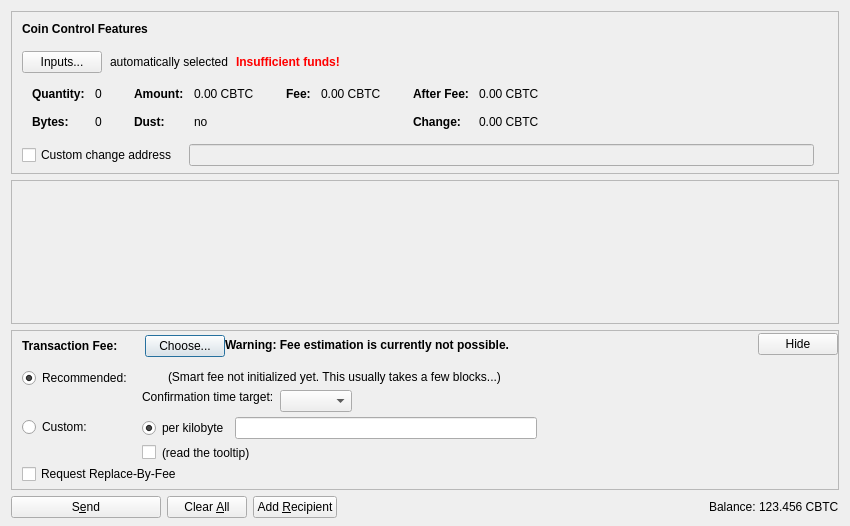
<?xml version="1.0" encoding="UTF-8"?>
<ui version="4.0">
 <class>SendCoinsDialog</class>
 <widget class="QDialog" name="SendCoinsDialog">
  <property name="geometry">
   <rect>
    <x>0</x>
    <y>0</y>
    <width>850</width>
    <height>526</height>
   </rect>
  </property>
  <property name="windowTitle">
   <string>Send Coins</string>
  </property>
  <layout class="QVBoxLayout" name="verticalLayout" stretch="0,1,0,0">
   <property name="bottomMargin">
    <number>8</number>
   </property>
   <item>
    <widget class="QFrame" name="frameCoinControl">
     <property name="sizePolicy">
      <sizepolicy hsizetype="Expanding" vsizetype="Expanding">
       <horstretch>0</horstretch>
       <verstretch>0</verstretch>
      </sizepolicy>
     </property>
     <property name="maximumSize">
      <size>
       <width>16777215</width>
       <height>16777215</height>
      </size>
     </property>
     <property name="frameShape">
      <enum>QFrame::StyledPanel</enum>
     </property>
     <property name="frameShadow">
      <enum>QFrame::Sunken</enum>
     </property>
     <layout class="QVBoxLayout" name="verticalLayoutCoinControl2">
      <property name="spacing">
       <number>0</number>
      </property>
      <property name="leftMargin">
       <number>0</number>
      </property>
      <property name="topMargin">
       <number>0</number>
      </property>
      <property name="rightMargin">
       <number>0</number>
      </property>
      <property name="bottomMargin">
       <number>6</number>
      </property>
      <item>
       <layout class="QVBoxLayout" name="verticalLayoutCoinControl" stretch="0,0,0,0,1">
        <property name="spacing">
         <number>0</number>
        </property>
        <property name="leftMargin">
         <number>10</number>
        </property>
        <property name="topMargin">
         <number>10</number>
        </property>
        <item>
         <layout class="QHBoxLayout" name="horizontalLayoutCoinControl1">
          <property name="bottomMargin">
           <number>15</number>
          </property>
          <item>
           <widget class="QLabel" name="labelCoinControlFeatures">
            <property name="sizePolicy">
             <sizepolicy hsizetype="Preferred" vsizetype="Maximum">
              <horstretch>0</horstretch>
              <verstretch>0</verstretch>
             </sizepolicy>
            </property>
            <property name="font">
             <font>
              <weight>75</weight>
              <bold>true</bold>
             </font>
            </property>
            <property name="styleSheet">
             <string notr="true">font-weight:bold;</string>
            </property>
            <property name="text">
             <string>Coin Control Features</string>
            </property>
           </widget>
          </item>
         </layout>
        </item>
        <item>
         <layout class="QHBoxLayout" name="horizontalLayoutCoinControl2" stretch="0,0,0,0">
          <property name="spacing">
           <number>8</number>
          </property>
          <property name="bottomMargin">
           <number>10</number>
          </property>
          <item>
           <widget class="QPushButton" name="pushButtonCoinControl">
            <property name="styleSheet">
             <string notr="true"/>
            </property>
            <property name="text">
             <string>Inputs...</string>
            </property>
            <property name="autoDefault">
             <bool>false</bool>
            </property>
           </widget>
          </item>
          <item>
           <widget class="QLabel" name="labelCoinControlAutomaticallySelected">
            <property name="text">
             <string>automatically selected</string>
            </property>
            <property name="margin">
             <number>5</number>
            </property>
           </widget>
          </item>
          <item>
           <widget class="QLabel" name="labelCoinControlInsuffFunds">
            <property name="font">
             <font>
              <weight>75</weight>
              <bold>true</bold>
             </font>
            </property>
            <property name="styleSheet">
             <string notr="true">color:red;font-weight:bold;</string>
            </property>
            <property name="text">
             <string>Insufficient funds!</string>
            </property>
            <property name="margin">
             <number>5</number>
            </property>
           </widget>
          </item>
          <item>
           <spacer name="horizontalSpacerCoinControl">
            <property name="orientation">
             <enum>Qt::Horizontal</enum>
            </property>
            <property name="sizeHint" stdset="0">
             <size>
              <width>40</width>
              <height>1</height>
             </size>
            </property>
           </spacer>
          </item>
         </layout>
        </item>
        <item>
         <widget class="QWidget" name="widgetCoinControl" native="true">
          <property name="sizePolicy">
           <sizepolicy hsizetype="Preferred" vsizetype="Preferred">
            <horstretch>0</horstretch>
            <verstretch>0</verstretch>
           </sizepolicy>
          </property>
          <property name="minimumSize">
           <size>
            <width>0</width>
            <height>0</height>
           </size>
          </property>
          <property name="styleSheet">
           <string notr="true"/>
          </property>
          <layout class="QHBoxLayout" name="horizontalLayoutCoinControl5">
           <property name="leftMargin">
            <number>0</number>
           </property>
           <property name="topMargin">
            <number>0</number>
           </property>
           <property name="rightMargin">
            <number>0</number>
           </property>
           <property name="bottomMargin">
            <number>0</number>
           </property>
           <item>
            <layout class="QHBoxLayout" name="horizontalLayoutCoinControl3" stretch="0,0,0,1">
             <property name="spacing">
              <number>20</number>
             </property>
             <property name="topMargin">
              <number>0</number>
             </property>
             <property name="bottomMargin">
              <number>10</number>
             </property>
             <item>
              <layout class="QFormLayout" name="formLayoutCoinControl1">
               <property name="horizontalSpacing">
                <number>10</number>
               </property>
               <property name="verticalSpacing">
                <number>14</number>
               </property>
               <property name="leftMargin">
                <number>10</number>
               </property>
               <property name="topMargin">
                <number>4</number>
               </property>
               <property name="rightMargin">
                <number>6</number>
               </property>
               <item row="0" column="0">
                <widget class="QLabel" name="labelCoinControlQuantityText">
                 <property name="font">
                  <font>
                   <weight>75</weight>
                   <bold>true</bold>
                  </font>
                 </property>
                 <property name="text">
                  <string>Quantity:</string>
                 </property>
                 <property name="margin">
                  <number>0</number>
                 </property>
                </widget>
               </item>
               <item row="0" column="1">
                <widget class="QLabel" name="labelCoinControlQuantity">
                 <property name="cursor">
                  <cursorShape>IBeamCursor</cursorShape>
                 </property>
                 <property name="contextMenuPolicy">
                  <enum>Qt::ActionsContextMenu</enum>
                 </property>
                 <property name="text">
                  <string notr="true">0</string>
                 </property>
                 <property name="margin">
                  <number>0</number>
                 </property>
                 <property name="textInteractionFlags">
                  <set>Qt::LinksAccessibleByMouse|Qt::TextSelectableByKeyboard|Qt::TextSelectableByMouse</set>
                 </property>
                </widget>
               </item>
               <item row="1" column="0">
                <widget class="QLabel" name="labelCoinControlBytesText">
                 <property name="font">
                  <font>
                   <weight>75</weight>
                   <bold>true</bold>
                  </font>
                 </property>
                 <property name="text">
                  <string>Bytes:</string>
                 </property>
                </widget>
               </item>
               <item row="1" column="1">
                <widget class="QLabel" name="labelCoinControlBytes">
                 <property name="cursor">
                  <cursorShape>IBeamCursor</cursorShape>
                 </property>
                 <property name="contextMenuPolicy">
                  <enum>Qt::ActionsContextMenu</enum>
                 </property>
                 <property name="text">
                  <string notr="true">0</string>
                 </property>
                 <property name="textInteractionFlags">
                  <set>Qt::LinksAccessibleByMouse|Qt::TextSelectableByKeyboard|Qt::TextSelectableByMouse</set>
                 </property>
                </widget>
               </item>
              </layout>
             </item>
             <item>
              <layout class="QFormLayout" name="formLayoutCoinControl2">
               <property name="horizontalSpacing">
                <number>10</number>
               </property>
               <property name="verticalSpacing">
                <number>14</number>
               </property>
               <property name="leftMargin">
                <number>6</number>
               </property>
               <property name="topMargin">
                <number>4</number>
               </property>
               <property name="rightMargin">
                <number>6</number>
               </property>
               <item row="0" column="0">
                <widget class="QLabel" name="labelCoinControlAmountText">
                 <property name="font">
                  <font>
                   <weight>75</weight>
                   <bold>true</bold>
                  </font>
                 </property>
                 <property name="text">
                  <string>Amount:</string>
                 </property>
                 <property name="margin">
                  <number>0</number>
                 </property>
                </widget>
               </item>
               <item row="0" column="1">
                <widget class="QLabel" name="labelCoinControlAmount">
                 <property name="cursor">
                  <cursorShape>IBeamCursor</cursorShape>
                 </property>
                 <property name="contextMenuPolicy">
                  <enum>Qt::ActionsContextMenu</enum>
                 </property>
                 <property name="text">
                  <string notr="true">0.00 CBTC</string>
                 </property>
                 <property name="textInteractionFlags">
                  <set>Qt::LinksAccessibleByMouse|Qt::TextSelectableByKeyboard|Qt::TextSelectableByMouse</set>
                 </property>
                </widget>
               </item>
               <item row="1" column="0">
                <widget class="QLabel" name="labelCoinControlLowOutputText">
                 <property name="font">
                  <font>
                   <weight>75</weight>
                   <bold>true</bold>
                  </font>
                 </property>
                 <property name="text">
                  <string>Dust:</string>
                 </property>
                </widget>
               </item>
               <item row="1" column="1">
                <widget class="QLabel" name="labelCoinControlLowOutput">
                 <property name="cursor">
                  <cursorShape>IBeamCursor</cursorShape>
                 </property>
                 <property name="contextMenuPolicy">
                  <enum>Qt::ActionsContextMenu</enum>
                 </property>
                 <property name="text">
                  <string notr="true">no</string>
                 </property>
                 <property name="textInteractionFlags">
                  <set>Qt::LinksAccessibleByMouse|Qt::TextSelectableByKeyboard|Qt::TextSelectableByMouse</set>
                 </property>
                </widget>
               </item>
              </layout>
             </item>
             <item>
              <layout class="QFormLayout" name="formLayoutCoinControl3">
               <property name="horizontalSpacing">
                <number>10</number>
               </property>
               <property name="verticalSpacing">
                <number>14</number>
               </property>
               <property name="leftMargin">
                <number>6</number>
               </property>
               <property name="topMargin">
                <number>4</number>
               </property>
               <property name="rightMargin">
                <number>6</number>
               </property>
               <item row="0" column="0">
                <widget class="QLabel" name="labelCoinControlFeeText">
                 <property name="font">
                  <font>
                   <weight>75</weight>
                   <bold>true</bold>
                  </font>
                 </property>
                 <property name="text">
                  <string>Fee:</string>
                 </property>
                 <property name="margin">
                  <number>0</number>
                 </property>
                </widget>
               </item>
               <item row="0" column="1">
                <widget class="QLabel" name="labelCoinControlFee">
                 <property name="cursor">
                  <cursorShape>IBeamCursor</cursorShape>
                 </property>
                 <property name="contextMenuPolicy">
                  <enum>Qt::ActionsContextMenu</enum>
                 </property>
                 <property name="text">
                  <string notr="true">0.00 CBTC</string>
                 </property>
                 <property name="textInteractionFlags">
                  <set>Qt::LinksAccessibleByMouse|Qt::TextSelectableByKeyboard|Qt::TextSelectableByMouse</set>
                 </property>
                </widget>
               </item>
              </layout>
             </item>
             <item>
              <layout class="QFormLayout" name="formLayoutCoinControl4">
               <property name="horizontalSpacing">
                <number>10</number>
               </property>
               <property name="verticalSpacing">
                <number>14</number>
               </property>
               <property name="leftMargin">
                <number>6</number>
               </property>
               <property name="topMargin">
                <number>4</number>
               </property>
               <property name="rightMargin">
                <number>6</number>
               </property>
               <item row="0" column="0">
                <widget class="QLabel" name="labelCoinControlAfterFeeText">
                 <property name="font">
                  <font>
                   <weight>75</weight>
                   <bold>true</bold>
                  </font>
                 </property>
                 <property name="text">
                  <string>After Fee:</string>
                 </property>
                 <property name="margin">
                  <number>0</number>
                 </property>
                </widget>
               </item>
               <item row="0" column="1">
                <widget class="QLabel" name="labelCoinControlAfterFee">
                 <property name="cursor">
                  <cursorShape>IBeamCursor</cursorShape>
                 </property>
                 <property name="contextMenuPolicy">
                  <enum>Qt::ActionsContextMenu</enum>
                 </property>
                 <property name="text">
                  <string notr="true">0.00 CBTC</string>
                 </property>
                 <property name="textInteractionFlags">
                  <set>Qt::LinksAccessibleByMouse|Qt::TextSelectableByKeyboard|Qt::TextSelectableByMouse</set>
                 </property>
                </widget>
               </item>
               <item row="1" column="0">
                <widget class="QLabel" name="labelCoinControlChangeText">
                 <property name="font">
                  <font>
                   <weight>75</weight>
                   <bold>true</bold>
                  </font>
                 </property>
                 <property name="text">
                  <string>Change:</string>
                 </property>
                </widget>
               </item>
               <item row="1" column="1">
                <widget class="QLabel" name="labelCoinControlChange">
                 <property name="cursor">
                  <cursorShape>IBeamCursor</cursorShape>
                 </property>
                 <property name="contextMenuPolicy">
                  <enum>Qt::ActionsContextMenu</enum>
                 </property>
                 <property name="text">
                  <string notr="true">0.00 CBTC</string>
                 </property>
                 <property name="textInteractionFlags">
                  <set>Qt::LinksAccessibleByMouse|Qt::TextSelectableByKeyboard|Qt::TextSelectableByMouse</set>
                 </property>
                </widget>
               </item>
              </layout>
             </item>
            </layout>
           </item>
          </layout>
         </widget>
        </item>
        <item>
         <layout class="QHBoxLayout" name="horizontalLayoutCoinControl4" stretch="0,0,0">
          <property name="spacing">
           <number>12</number>
          </property>
          <property name="sizeConstraint">
           <enum>QLayout::SetDefaultConstraint</enum>
          </property>
          <property name="topMargin">
           <number>5</number>
          </property>
          <property name="rightMargin">
           <number>5</number>
          </property>
          <item>
           <widget class="QCheckBox" name="checkBoxCoinControlChange">
            <property name="toolTip">
             <string>If this is activated, but the change address is empty or invalid, change will be sent to a newly generated address.</string>
            </property>
            <property name="text">
             <string>Custom change address</string>
            </property>
           </widget>
          </item>
          <item>
           <widget class="QValidatedLineEdit" name="lineEditCoinControlChange">
            <property name="enabled">
             <bool>false</bool>
            </property>
            <property name="sizePolicy">
             <sizepolicy hsizetype="Expanding" vsizetype="Fixed">
              <horstretch>0</horstretch>
              <verstretch>0</verstretch>
             </sizepolicy>
            </property>
           </widget>
          </item>
          <item>
           <widget class="QLabel" name="labelCoinControlChangeLabel">
            <property name="sizePolicy">
             <sizepolicy hsizetype="Preferred" vsizetype="Expanding">
              <horstretch>0</horstretch>
              <verstretch>0</verstretch>
             </sizepolicy>
            </property>
            <property name="minimumSize">
             <size>
              <width>0</width>
              <height>0</height>
             </size>
            </property>
            <property name="text">
             <string/>
            </property>
            <property name="margin">
             <number>3</number>
            </property>
           </widget>
          </item>
         </layout>
        </item>
        <item>
         <spacer name="verticalSpacerCoinControl">
          <property name="orientation">
           <enum>Qt::Vertical</enum>
          </property>
          <property name="sizeHint" stdset="0">
           <size>
            <width>800</width>
            <height>1</height>
           </size>
          </property>
         </spacer>
        </item>
       </layout>
      </item>
     </layout>
    </widget>
   </item>
   <item>
    <widget class="QScrollArea" name="scrollArea">
     <property name="widgetResizable">
      <bool>true</bool>
     </property>
     <widget class="QWidget" name="scrollAreaWidgetContents">
      <property name="geometry">
       <rect>
        <x>0</x>
        <y>0</y>
        <width>830</width>
        <height>104</height>
       </rect>
      </property>
      <layout class="QVBoxLayout" name="verticalLayout_2" stretch="0,1">
       <property name="leftMargin">
        <number>0</number>
       </property>
       <property name="topMargin">
        <number>0</number>
       </property>
       <property name="rightMargin">
        <number>0</number>
       </property>
       <property name="bottomMargin">
        <number>0</number>
       </property>
       <item>
        <layout class="QVBoxLayout" name="entries">
         <property name="spacing">
          <number>6</number>
         </property>
        </layout>
       </item>
       <item>
        <spacer name="verticalSpacer">
         <property name="orientation">
          <enum>Qt::Vertical</enum>
         </property>
         <property name="sizeHint" stdset="0">
          <size>
           <width>20</width>
           <height>40</height>
          </size>
         </property>
        </spacer>
       </item>
      </layout>
     </widget>
    </widget>
   </item>
   <item>
    <widget class="QFrame" name="frameFee">
     <property name="sizePolicy">
      <sizepolicy hsizetype="Expanding" vsizetype="Expanding">
       <horstretch>0</horstretch>
       <verstretch>0</verstretch>
      </sizepolicy>
     </property>
     <property name="maximumSize">
      <size>
       <width>16777215</width>
       <height>16777215</height>
      </size>
     </property>
     <property name="frameShape">
      <enum>QFrame::StyledPanel</enum>
     </property>
     <property name="frameShadow">
      <enum>QFrame::Sunken</enum>
     </property>
     <layout class="QVBoxLayout" name="verticalLayoutFee1">
      <property name="spacing">
       <number>0</number>
      </property>
      <property name="leftMargin">
       <number>0</number>
      </property>
      <property name="topMargin">
       <number>0</number>
      </property>
      <property name="rightMargin">
       <number>0</number>
      </property>
      <property name="bottomMargin">
       <number>0</number>
      </property>
      <item>
       <layout class="QVBoxLayout" name="verticalLayoutFee2" stretch="0,0,0">
        <property name="spacing">
         <number>0</number>
        </property>
        <property name="leftMargin">
         <number>10</number>
        </property>
        <property name="topMargin">
         <number>0</number>
        </property>
        <item>
         <layout class="QHBoxLayout" name="horizontalLayoutFee1">
          <property name="bottomMargin">
           <number>0</number>
          </property>
          <item>
           <layout class="QVBoxLayout" name="verticalLayoutFee7">
            <property name="spacing">
             <number>0</number>
            </property>
            <item>
             <spacer name="verticalSpacerSmartFee">
              <property name="orientation">
               <enum>Qt::Vertical</enum>
              </property>
              <property name="sizeType">
               <enum>QSizePolicy::Fixed</enum>
              </property>
              <property name="sizeHint" stdset="0">
               <size>
                <width>1</width>
                <height>4</height>
               </size>
              </property>
             </spacer>
            </item>
            <item>
             <layout class="QHBoxLayout" name="horizontalLayoutSmartFee">
              <property name="spacing">
               <number>10</number>
              </property>
              <item>
               <widget class="QLabel" name="labelFeeHeadline">
                <property name="sizePolicy">
                 <sizepolicy hsizetype="Preferred" vsizetype="Maximum">
                  <horstretch>0</horstretch>
                  <verstretch>0</verstretch>
                 </sizepolicy>
                </property>
                <property name="font">
                 <font>
                  <weight>75</weight>
                  <bold>true</bold>
                 </font>
                </property>
                <property name="styleSheet">
                 <string notr="true">font-weight:bold;</string>
                </property>
                <property name="text">
                 <string>Transaction Fee:</string>
                </property>
               </widget>
              </item>
              <item>
               <widget class="QLabel" name="labelFeeMinimized">
                <property name="text">
                 <string/>
                </property>
               </widget>
              </item>
              <item>
               <widget class="QPushButton" name="buttonChooseFee">
                <property name="text">
                 <string>Choose...</string>
                </property>
               </widget>
              </item>
             </layout>
            </item>
            <item>
             <spacer name="verticalSpacer_5">
              <property name="orientation">
               <enum>Qt::Vertical</enum>
              </property>
              <property name="sizeHint" stdset="0">
               <size>
                <width>1</width>
                <height>1</height>
               </size>
              </property>
             </spacer>
            </item>
           </layout>
          </item>
          <item>
           <widget class="QLabel" name="fallbackFeeWarningLabel">
            <property name="toolTip">
             <string>Using the fallbackfee can result in sending a transaction that will take several hours or days (or never) to confirm. Consider choosing your fee manually or wait until you have validated the complete chain.</string>
            </property>
            <property name="font">
            <font>
                <weight>75</weight>
                <bold>true</bold>
            </font>
            </property>
            <property name="text">
             <string>Warning: Fee estimation is currently not possible.</string>
            </property>
            <property name="wordWrap">
             <bool>false</bool>
            </property>
           </widget>
          </item>
          <item>
           <spacer name="horizontalSpacer_4">
            <property name="orientation">
             <enum>Qt::Horizontal</enum>
            </property>
            <property name="sizeType">
             <enum>QSizePolicy::MinimumExpanding</enum>
            </property>
            <property name="sizeHint" stdset="0">
             <size>
              <width>40</width>
              <height>20</height>
             </size>
            </property>
           </spacer>
          </item>
          <item>
           <widget class="QPushButton" name="buttonMinimizeFee">
            <property name="toolTip">
             <string>collapse fee-settings</string>
            </property>
            <property name="text">
             <string>Hide</string>
            </property>
           </widget>
          </item>
         </layout>
        </item>
        <item>
         <widget class="QFrame" name="frameFeeSelection">
          <layout class="QVBoxLayout" name="verticalLayoutFee12">
           <property name="spacing">
            <number>0</number>
           </property>
           <property name="leftMargin">
            <number>0</number>
           </property>
           <property name="topMargin">
            <number>0</number>
           </property>
           <property name="rightMargin">
            <number>0</number>
           </property>
           <property name="bottomMargin">
            <number>0</number>
           </property>
           <item>
            <layout class="QGridLayout" name="gridLayoutFee">
             <property name="topMargin">
              <number>10</number>
             </property>
             <property name="bottomMargin">
              <number>4</number>
             </property>
             <property name="horizontalSpacing">
              <number>10</number>
             </property>
             <property name="verticalSpacing">
              <number>4</number>
             </property>
             <item row="1" column="1">
              <layout class="QVBoxLayout" name="verticalLayoutFee8">
               <property name="spacing">
                <number>6</number>
               </property>
               <item>
                <layout class="QHBoxLayout" name="horizontalLayoutFee13">
                 <item>
                  <widget class="QRadioButton" name="radioCustomPerKilobyte">
                   <property name="toolTip">
                    <string>If the custom fee is set to 1000 satoshis and the transaction is only 250 bytes, then &quot;per kilobyte&quot; only pays 250 satoshis in fee, while &quot;total at least&quot; pays 1000 satoshis. For transactions bigger than a kilobyte both pay by kilobyte.</string>
                   </property>
                   <property name="text">
                    <string>per kilobyte</string>
                   </property>
                   <property name="checked">
                    <bool>true</bool>
                   </property>
                   <attribute name="buttonGroup">
                    <string notr="true">groupCustomFee</string>
                   </attribute>
                  </widget>
                 </item>
                 <item>
                  <widget class="BitcoinAmountField" name="customFee"/>
                 </item>
                 <item>
                  <spacer name="horizontalSpacer_6">
                   <property name="orientation">
                    <enum>Qt::Horizontal</enum>
                   </property>
                   <property name="sizeHint" stdset="0">
                    <size>
                     <width>1</width>
                     <height>1</height>
                    </size>
                   </property>
                  </spacer>
                 </item>
                </layout>
               </item>
               <item>
                <layout class="QHBoxLayout" name="horizontalLayoutFee8">
                 <item>
                  <widget class="QCheckBox" name="checkBoxMinimumFee">
                   <property name="toolTip">
                    <string>Paying only the minimum fee is just fine as long as there is less transaction volume than space in the blocks. But be aware that this can end up in a never confirming transaction once there is more demand for bitcoin transactions than the network can process.</string>
                   </property>
                   <property name="text">
                    <string/>
                   </property>
                  </widget>
                 </item>
                 <item>
                  <widget class="QLabel" name="labelMinFeeWarning">
                   <property name="enabled">
                    <bool>true</bool>
                   </property>
                   <property name="toolTip">
                    <string>Paying only the minimum fee is just fine as long as there is less transaction volume than space in the blocks. But be aware that this can end up in a never confirming transaction once there is more demand for bitcoin transactions than the network can process.</string>
                   </property>
                   <property name="text">
                    <string>(read the tooltip)</string>
                   </property>
                   <property name="margin">
                    <number>5</number>
                   </property>
                  </widget>
                 </item>
                 <item>
                  <spacer name="horizontalSpacer_2">
                   <property name="orientation">
                    <enum>Qt::Horizontal</enum>
                   </property>
                   <property name="sizeHint" stdset="0">
                    <size>
                     <width>1</width>
                     <height>1</height>
                    </size>
                   </property>
                  </spacer>
                 </item>
                </layout>
               </item>
              </layout>
             </item>
             <item row="0" column="0">
              <layout class="QVBoxLayout" name="verticalLayoutFee4" stretch="0,1">
               <item>
                <widget class="QRadioButton" name="radioSmartFee">
                 <property name="text">
                  <string>Recommended:</string>
                 </property>
                 <property name="checked">
                  <bool>true</bool>
                 </property>
                 <attribute name="buttonGroup">
                  <string notr="true">groupFee</string>
                 </attribute>
                </widget>
               </item>
               <item>
                <spacer name="verticalSpacer_2">
                 <property name="orientation">
                  <enum>Qt::Vertical</enum>
                 </property>
                 <property name="sizeHint" stdset="0">
                  <size>
                   <width>1</width>
                   <height>1</height>
                  </size>
                 </property>
                </spacer>
               </item>
              </layout>
             </item>
             <item row="1" column="0">
              <layout class="QVBoxLayout" name="verticalLayoutFee9" stretch="0,1">
               <item>
                <widget class="QRadioButton" name="radioCustomFee">
                 <property name="text">
                  <string>Custom:</string>
                 </property>
                 <attribute name="buttonGroup">
                  <string notr="true">groupFee</string>
                 </attribute>
                </widget>
               </item>
               <item>
                <spacer name="verticalSpacer_6">
                 <property name="orientation">
                  <enum>Qt::Vertical</enum>
                 </property>
                 <property name="sizeHint" stdset="0">
                  <size>
                   <width>1</width>
                   <height>1</height>
                  </size>
                 </property>
                </spacer>
               </item>
              </layout>
             </item>
             <item row="0" column="1">
              <layout class="QVBoxLayout" name="verticalLayoutFee3" stretch="0,0,1">
               <property name="spacing">
                <number>6</number>
               </property>
               <property name="topMargin">
                <number>2</number>
               </property>
               <item>
                <layout class="QHBoxLayout" name="horizontalLayoutFee12">
                 <item>
                  <widget class="QLabel" name="labelSmartFee">
                   <property name="text">
                    <string/>
                   </property>
                   <property name="margin">
                    <number>2</number>
                   </property>
                  </widget>
                 </item>
                 <item>
                  <widget class="QLabel" name="labelFeeEstimation">
                   <property name="text">
                    <string/>
                   </property>
                  </widget>
                 </item>
                 <item>
                  <widget class="QLabel" name="labelSmartFee2">
                   <property name="text">
                    <string>(Smart fee not initialized yet. This usually takes a few blocks...)</string>
                   </property>
                   <property name="margin">
                    <number>2</number>
                   </property>
                  </widget>
                 </item>
                 <item>
                  <spacer name="horizontalSpacer_5">
                   <property name="orientation">
                    <enum>Qt::Horizontal</enum>
                   </property>
                   <property name="sizeHint" stdset="0">
                    <size>
                     <width>1</width>
                     <height>1</height>
                    </size>
                   </property>
                  </spacer>
                 </item>
                </layout>
               </item>
               <item>
                <layout class="QHBoxLayout" name="horizontalLayoutFee9">
                 <item>
                  <layout class="QVBoxLayout" name="verticalLayoutFee6">
                   <item>
                    <widget class="QLabel" name="labelSmartFee3">
                     <property name="text">
                      <string>Confirmation time target:</string>
                     </property>
                     <property name="margin">
                      <number>2</number>
                     </property>
                    </widget>
                   </item>
                   <item>
                    <spacer name="verticalSpacer_3">
                     <property name="orientation">
                      <enum>Qt::Vertical</enum>
                     </property>
                     <property name="sizeHint" stdset="0">
                      <size>
                       <width>1</width>
                       <height>1</height>
                      </size>
                     </property>
                    </spacer>
                   </item>
                  </layout>
                 </item>
                 <item>
                  <layout class="QVBoxLayout" name="verticalLayoutFee5">
                   <property name="rightMargin">
                    <number>30</number>
                   </property>
                   <item>
                    <layout class="QHBoxLayout" name="horizontalLayoutConfTarget">
                     <property name="bottomMargin">
                      <number>0</number>
                     </property>
                     <item>
                      <widget class="QComboBox" name="confTargetSelector"/>
                     </item>
                     <item>
                      <spacer name="horizontalSpacerConfTarget">
                       <property name="orientation">
                        <enum>Qt::Horizontal</enum>
                       </property>
                       <property name="sizeHint" stdset="0">
                        <size>
                         <width>40</width>
                         <height>20</height>
                        </size>
                       </property>
                      </spacer>
                     </item>
                    </layout>
                   </item>
                  </layout>
                 </item>
                </layout>
               </item>
               <item>
                <spacer name="verticalSpacer_4">
                 <property name="orientation">
                  <enum>Qt::Vertical</enum>
                 </property>
                 <property name="sizeHint" stdset="0">
                  <size>
                   <width>1</width>
                   <height>1</height>
                  </size>
                 </property>
                </spacer>
               </item>
              </layout>
             </item>
            </layout>
           </item>
           <item>
            <widget class="QCheckBox" name="optInRBF">
             <property name="text">
              <string>Request Replace-By-Fee</string>
             </property>
             <property name="toolTip">
              <string>Indicates that the sender may wish to replace this transaction with a new one paying higher fees (prior to being confirmed).</string>
             </property>
            </widget>
           </item>
          </layout>
         </widget>
        </item>
        <item>
         <spacer name="verticalSpacerFee">
          <property name="orientation">
           <enum>Qt::Vertical</enum>
          </property>
          <property name="sizeHint" stdset="0">
           <size>
            <width>40</width>
            <height>5</height>
           </size>
          </property>
         </spacer>
        </item>
       </layout>
      </item>
     </layout>
    </widget>
   </item>
   <item>
    <layout class="QHBoxLayout" name="horizontalLayout">
     <item>
      <widget class="QPushButton" name="sendButton">
       <property name="minimumSize">
        <size>
         <width>150</width>
         <height>0</height>
        </size>
       </property>
       <property name="toolTip">
        <string>Confirm the send action</string>
       </property>
       <property name="text">
        <string>S&amp;end</string>
       </property>
       <property name="icon">
        <iconset resource="../bitcoin.qrc">
         <normaloff>:/icons/send</normaloff>:/icons/send</iconset>
       </property>
       <property name="autoDefault">
        <bool>false</bool>
       </property>
       <property name="default">
        <bool>false</bool>
       </property>
      </widget>
     </item>
     <item>
      <widget class="QPushButton" name="clearButton">
       <property name="sizePolicy">
        <sizepolicy hsizetype="Minimum" vsizetype="Fixed">
         <horstretch>0</horstretch>
         <verstretch>0</verstretch>
        </sizepolicy>
       </property>
       <property name="toolTip">
        <string>Clear all fields of the form.</string>
       </property>
       <property name="text">
        <string>Clear &amp;All</string>
       </property>
       <property name="icon">
        <iconset resource="../bitcoin.qrc">
         <normaloff>:/icons/remove</normaloff>:/icons/remove</iconset>
       </property>
       <property name="autoDefault">
        <bool>false</bool>
       </property>
      </widget>
     </item>
     <item>
      <widget class="QPushButton" name="addButton">
       <property name="toolTip">
        <string>Send to multiple recipients at once</string>
       </property>
       <property name="text">
        <string>Add &amp;Recipient</string>
       </property>
       <property name="icon">
        <iconset resource="../bitcoin.qrc">
         <normaloff>:/icons/add</normaloff>:/icons/add</iconset>
       </property>
       <property name="autoDefault">
        <bool>false</bool>
       </property>
      </widget>
     </item>
     <item>
      <spacer name="horizontalSpacer">
       <property name="orientation">
        <enum>Qt::Horizontal</enum>
       </property>
       <property name="sizeHint" stdset="0">
        <size>
         <width>40</width>
         <height>20</height>
        </size>
       </property>
      </spacer>
     </item>
     <item>
      <layout class="QHBoxLayout" name="horizontalLayout_2">
       <property name="spacing">
        <number>3</number>
       </property>
       <item>
        <widget class="QLabel" name="label">
         <property name="sizePolicy">
          <sizepolicy hsizetype="Preferred" vsizetype="Fixed">
           <horstretch>0</horstretch>
           <verstretch>0</verstretch>
          </sizepolicy>
         </property>
         <property name="text">
          <string>Balance:</string>
         </property>
        </widget>
       </item>
       <item>
        <widget class="QLabel" name="labelBalance">
         <property name="sizePolicy">
          <sizepolicy hsizetype="Preferred" vsizetype="Fixed">
           <horstretch>0</horstretch>
           <verstretch>0</verstretch>
          </sizepolicy>
         </property>
         <property name="cursor">
          <cursorShape>IBeamCursor</cursorShape>
         </property>
         <property name="text">
          <string notr="true">123.456 CBTC</string>
         </property>
         <property name="textInteractionFlags">
          <set>Qt::LinksAccessibleByMouse|Qt::TextSelectableByKeyboard|Qt::TextSelectableByMouse</set>
         </property>
        </widget>
       </item>
      </layout>
     </item>
    </layout>
   </item>
  </layout>
 </widget>
 <customwidgets>
  <customwidget>
   <class>QValidatedLineEdit</class>
   <extends>QLineEdit</extends>
   <header>qvalidatedlineedit.h</header>
  </customwidget>
  <customwidget>
   <class>BitcoinAmountField</class>
   <extends>QLineEdit</extends>
   <header>bitcoinamountfield.h</header>
   <container>1</container>
  </customwidget>
 </customwidgets>
 <resources>
  <include location="../bitcoin.qrc"/>
 </resources>
 <connections/>
 <buttongroups>
  <buttongroup name="groupFee"/>
  <buttongroup name="groupCustomFee"/>
 </buttongroups>
</ui>
